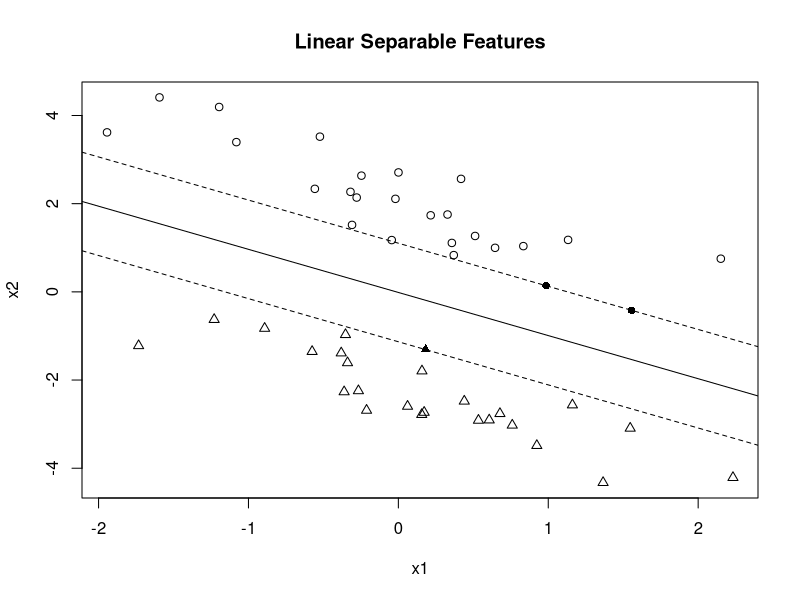

Source code (R):
require('kernlab')

kfunction <- function(linear =0, quadratic=0)
{
  k <- function (x,y)
  {
    linear*sum((x)*(y)) + quadratic*sum((x^2)*(y^2))
  }
  class(k) <- "kernel"
  k
}

n = 25
a1 = rnorm(n)
a2 = 1 - a1 + 2* runif(n)
b1 = rnorm(n)
b2 = -1 - b1 - 2*runif(n)
x = rbind(matrix(cbind(a1,a2),,2),matrix(cbind(b1,b2),,2))
y <- matrix(c(rep(1,n),rep(-1,n)))

svp <- ksvm(x,y,type="C-svc",C = 100, kernel=kfunction(1,0),scaled=c())
plot(c(min(x[,1]), max(x[,1])),c(min(x[,2]), max(x[,2])),type='n',xlab='x1',ylab='x2')
title(main='Linear Separable Features')
ymat <- ymatrix(svp)
points(x[-SVindex(svp),1], x[-SVindex(svp),2], pch = ifelse(ymat[-SVindex(svp)] < 0, 2, 1))
points(x[SVindex(svp),1], x[SVindex(svp),2], pch = ifelse(ymat[SVindex(svp)] < 0, 17, 16))

# Extract w and b from the model   
w <- colSums(coef(svp)[[1]] * x[SVindex(svp),])
b <- b(svp)

# Draw the lines
abline(b/w[2],-w[1]/w[2])
abline((b+1)/w[2],-w[1]/w[2],lty=2)
abline((b-1)/w[2],-w[1]/w[2],lty=2)
